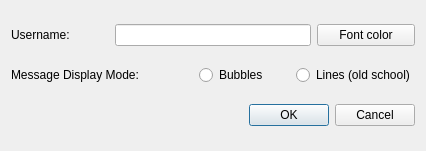
<?xml version="1.0" encoding="UTF-8"?>
<ui version="4.0">
 <class>UsernameDialog</class>
 <widget class="QDialog" name="UsernameDialog">
  <property name="geometry">
   <rect>
    <x>0</x>
    <y>0</y>
    <width>426</width>
    <height>151</height>
   </rect>
  </property>
  <property name="windowTitle">
   <string>ChatApp</string>
  </property>
  <layout class="QGridLayout" name="gridLayout">
   <item row="4" column="0">
    <widget class="QDialogButtonBox" name="buttonBox">
     <property name="orientation">
      <enum>Qt::Orientation::Horizontal</enum>
     </property>
     <property name="standardButtons">
      <set>QDialogButtonBox::StandardButton::Cancel|QDialogButtonBox::StandardButton::Ok</set>
     </property>
    </widget>
   </item>
   <item row="0" column="0">
    <layout class="QVBoxLayout" name="verticalLayout_2">
     <item>
      <layout class="QVBoxLayout" name="verticalLayout">
       <item>
        <layout class="QHBoxLayout" name="horizontalLayout" stretch="1,2,1">
         <item>
          <widget class="QLabel" name="label">
           <property name="text">
            <string>Username:</string>
           </property>
          </widget>
         </item>
         <item>
          <widget class="QLineEdit" name="userEdit"/>
         </item>
         <item>
          <widget class="QPushButton" name="pushButton">
           <property name="text">
            <string>Font color</string>
           </property>
          </widget>
         </item>
        </layout>
       </item>
      </layout>
     </item>
    </layout>
   </item>
   <item row="1" column="0">
    <layout class="QVBoxLayout" name="verticalLayout_3">
     <item>
      <layout class="QHBoxLayout" name="horizontalLayout_2" stretch="2,1,1">
       <item>
        <widget class="QLabel" name="label_2">
         <property name="text">
          <string>Message Display Mode:</string>
         </property>
        </widget>
       </item>
       <item>
        <widget class="QRadioButton" name="bubbleRadio">
         <property name="text">
          <string>Bubbles</string>
         </property>
        </widget>
       </item>
       <item>
        <widget class="QRadioButton" name="lineRadio">
         <property name="text">
          <string>Lines (old school)</string>
         </property>
        </widget>
       </item>
      </layout>
     </item>
    </layout>
   </item>
  </layout>
 </widget>
 <resources/>
 <connections>
  <connection>
   <sender>buttonBox</sender>
   <signal>accepted()</signal>
   <receiver>UsernameDialog</receiver>
   <slot>accept()</slot>
   <hints>
    <hint type="sourcelabel">
     <x>248</x>
     <y>254</y>
    </hint>
    <hint type="destinationlabel">
     <x>157</x>
     <y>274</y>
    </hint>
   </hints>
  </connection>
  <connection>
   <sender>buttonBox</sender>
   <signal>rejected()</signal>
   <receiver>UsernameDialog</receiver>
   <slot>reject()</slot>
   <hints>
    <hint type="sourcelabel">
     <x>316</x>
     <y>260</y>
    </hint>
    <hint type="destinationlabel">
     <x>286</x>
     <y>274</y>
    </hint>
   </hints>
  </connection>
 </connections>
</ui>
